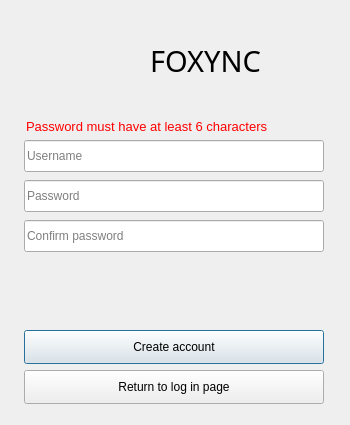
<?xml version="1.0" encoding="UTF-8"?>
<ui version="4.0">
 <class>signup_window</class>
 <widget class="QDialog" name="signup_window">
  <property name="geometry">
   <rect>
    <x>0</x>
    <y>0</y>
    <width>350</width>
    <height>425</height>
   </rect>
  </property>
  <property name="windowTitle">
   <string>Create an account</string>
  </property>
  <widget class="QPushButton" name="button_create">
   <property name="geometry">
    <rect>
     <x>24</x>
     <y>330</y>
     <width>300</width>
     <height>34</height>
    </rect>
   </property>
   <property name="text">
    <string>Create account</string>
   </property>
  </widget>
  <widget class="QLineEdit" name="textbox_username">
   <property name="geometry">
    <rect>
     <x>24</x>
     <y>140</y>
     <width>300</width>
     <height>32</height>
    </rect>
   </property>
   <property name="maxLength">
    <number>150</number>
   </property>
   <property name="placeholderText">
    <string>Username</string>
   </property>
   <property name="clearButtonEnabled">
    <bool>true</bool>
   </property>
  </widget>
  <widget class="QLineEdit" name="textbox_password">
   <property name="geometry">
    <rect>
     <x>24</x>
     <y>180</y>
     <width>300</width>
     <height>32</height>
    </rect>
   </property>
   <property name="echoMode">
    <enum>QLineEdit::Password</enum>
   </property>
   <property name="placeholderText">
    <string>Password</string>
   </property>
   <property name="clearButtonEnabled">
    <bool>true</bool>
   </property>
  </widget>
  <widget class="QLabel" name="label">
   <property name="geometry">
    <rect>
     <x>150</x>
     <y>40</y>
     <width>111</width>
     <height>41</height>
    </rect>
   </property>
   <property name="font">
    <font>
     <family>Estrangelo Edessa</family>
     <pointsize>22</pointsize>
     <weight>50</weight>
     <bold>false</bold>
    </font>
   </property>
   <property name="text">
    <string>FOXYNC</string>
   </property>
  </widget>
  <widget class="QLabel" name="label_4">
   <property name="geometry">
    <rect>
     <x>68</x>
     <y>20</y>
     <width>80</width>
     <height>80</height>
    </rect>
   </property>
   <property name="font">
    <font>
     <family>Noto Sans</family>
     <pointsize>16</pointsize>
     <weight>75</weight>
     <italic>false</italic>
     <bold>true</bold>
    </font>
   </property>
   <property name="text">
    <string/>
   </property>
   <property name="pixmap">
    <pixmap>../medias/logo-foxync_no_background.png</pixmap>
   </property>
   <property name="scaledContents">
    <bool>true</bool>
   </property>
  </widget>
  <widget class="QLineEdit" name="textbox_confirm_password">
   <property name="geometry">
    <rect>
     <x>24</x>
     <y>220</y>
     <width>300</width>
     <height>32</height>
    </rect>
   </property>
   <property name="echoMode">
    <enum>QLineEdit::Password</enum>
   </property>
   <property name="placeholderText">
    <string>Confirm password</string>
   </property>
   <property name="clearButtonEnabled">
    <bool>true</bool>
   </property>
  </widget>
  <widget class="QLabel" name="label_wrong">
   <property name="enabled">
    <bool>true</bool>
   </property>
   <property name="geometry">
    <rect>
     <x>26</x>
     <y>116</y>
     <width>261</width>
     <height>21</height>
    </rect>
   </property>
   <property name="font">
    <font>
     <pointsize>10</pointsize>
    </font>
   </property>
   <property name="styleSheet">
    <string notr="true">color: red;</string>
   </property>
   <property name="text">
    <string>Password must have at least 6 characters</string>
   </property>
   <property name="wordWrap">
    <bool>false</bool>
   </property>
  </widget>
  <widget class="QPushButton" name="button_login">
   <property name="geometry">
    <rect>
     <x>24</x>
     <y>370</y>
     <width>300</width>
     <height>34</height>
    </rect>
   </property>
   <property name="text">
    <string>Return to log in page</string>
   </property>
  </widget>
 </widget>
 <tabstops>
  <tabstop>textbox_username</tabstop>
  <tabstop>textbox_password</tabstop>
  <tabstop>textbox_confirm_password</tabstop>
  <tabstop>button_create</tabstop>
  <tabstop>button_login</tabstop>
 </tabstops>
 <resources/>
 <connections/>
</ui>
